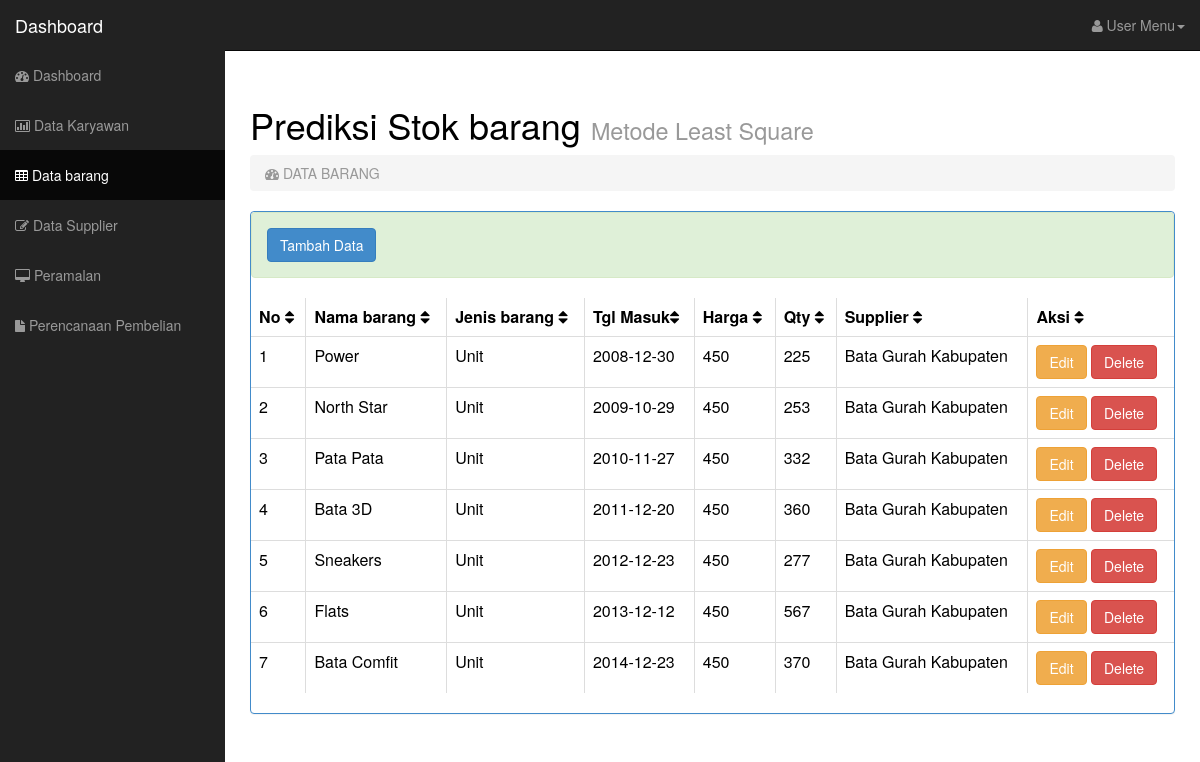
The page /dashboard.php?page=barang on the database its author committed.
### tables this page shows
CREATE TABLE IF NOT EXISTS `barang` (
  `id_barang` int(5) NOT NULL AUTO_INCREMENT,
  `nama` varchar(50) DEFAULT NULL,
  `jenis` varchar(40) DEFAULT NULL,
  `harga` int(15) DEFAULT NULL,
  `stok` int(10) DEFAULT NULL,
  `tanggal` date DEFAULT NULL,
  `id_supplier` int(5) DEFAULT NULL,
  PRIMARY KEY (`id_barang`),
  KEY `id_supplier` (`id_supplier`)
);

CREATE TABLE IF NOT EXISTS `supplier` (
  `id_supplier` int(5) NOT NULL AUTO_INCREMENT,
  `nama_supplier` varchar(50) DEFAULT NULL,
  `alamat` text,
  `kota` varchar(20) DEFAULT NULL,
  `telepon` int(11) DEFAULT NULL,
  PRIMARY KEY (`id_supplier`)
);

### barang.php (the view, shortened to what this page needs)
<?php
$query="SELECT barang.id_barang AS id, barang.nama AS nama, barang.jenis AS jenis, barang.tanggal AS tanggal, barang.harga AS harga, barang.stok AS stok, supplier.nama_supplier AS supplier  FROM barang, supplier WHERE barang.id_supplier=supplier.id_supplier";
$barang=mysqli_query($conn,$query) or die(mysqli_error($conn));
$row_barang=mysqli_fetch_assoc($barang);
?>
<div class="alert alert-success alert-dismissable">
<a href="?page=act_barang&act=tambah"><button type="button" class="btn btn-primary">Tambah Data</button></a>
</div>
<div class="table-responsive">
  <table class="table table-bordered table-hover tablesorter">
    <thead>
      <tr>
        <th>No <i class="fa fa-sort"></i></th>
        <th>Nama barang <i class="fa fa-sort"></i></th>
        <th>Jenis barang <i class="fa fa-sort"></i></th>
        <th>Tgl Masuk<i class="fa fa-sort"></i></th>
        <th>Harga <i class="fa fa-sort"></i></th>
        <th>Qty <i class="fa fa-sort"></i></th>
        <th>Supplier <i class="fa fa-sort"></i></th>
        <th>Aksi <i class="fa fa-sort"></i></th>
      </tr>
    </thead>
    <tbody>
    <?php
  $no=0;
   do { $no++;
  ?>
      <tr>
        <td><?php echo $no ?></td>
        <td><?php echo $row_barang['nama']; ?></td>
        <td><?php echo $row_barang['jenis']; ?></td>
        <td><?php echo $row_barang['tanggal']; ?></td>
        <td><?php echo $row_barang['harga']; ?></td>
        <td><?php echo $row_barang['stok']; ?></td>
        <td><?php echo $row_barang['supplier']; ?></td>
        <td><a href="?page=act_barang&id_barang=<?php echo $row_barang['id'];?>&act=edit">
          <button type="button" class="btn btn-warning">Edit</button>
        </a><a href="?page=act_barang&id_barang=<?php echo $row_barang['id'];?>&act=del" onclick="return confirm('Apakah Anda yakin menghapus data ini ?')">
          <button type="button" class="btn btn-danger">Delete</button>
        </a></td>
      </tr>
      <?php } while($row_barang=mysqli_fetch_assoc($barang));?>
    </tbody>
  </table>
</div>

### dashboard.php (shortened to what this page needs)
<!DOCTYPE html>
<html lang="en">
  <head>
    <link href="css/bootstrap.css" rel="stylesheet">
    <link href="css/sb-admin.css" rel="stylesheet">
    <link rel="stylesheet" href="font-awesome/css/font-awesome.min.css">
  </head>
  <body>
    <div id="wrapper">
      <nav class="navbar navbar-inverse navbar-fixed-top" role="navigation">
        <div class="navbar-header">
          <a class="navbar-brand" href="dashboard.php">Dashboard</a>
        </div>
        <div class="collapse navbar-collapse navbar-ex1-collapse">
          <ul class="nav navbar-nav side-nav">
            <li <?php if ((isset($_GET['page']))&&($_GET['page']=="welcome")) {echo "class=active";}?>><a href="?page=welcome"><i class="fa fa-dashboard"></i> Dashboard</a></li>
            <li <?php if ((isset($_GET['page']))&&($_GET['page']=="karyawan")) {echo "class=active";}?>><a href="?page=karyawan"><i class="fa fa-bar-chart-o"></i> Data Karyawan</a></li>
            <li <?php if ((isset($_GET['page']))&&($_GET['page']=="barang")) {echo "class=active";}?>><a href="?page=barang"><i class="fa fa-table"></i> Data barang</a></li>
            <li <?php if ((isset($_GET['page']))&&($_GET['page']=="supplier")) {echo "class=active";}?>><a href="?page=supplier"><i class="fa fa-edit"></i> Data Supplier</a></li>
            <li <?php if ((isset($_GET['page']))&&($_GET['page']=="peramalan")) {echo "class=active";}?>><a href="?page=peramalan"><i class="fa fa-desktop"></i> Peramalan</a></li>
            <li <?php if ((isset($_GET['page']))&&($_GET['page']=="pembelian")) {echo "class=active";}?>><a href="?page=pembelian"><i class="fa fa-file"></i> Perencanaan Pembelian</a></li>
         </ul>
          <ul class="nav navbar-nav navbar-right navbar-user">
           <li class="dropdown user-dropdown">
              <a href="#" class="dropdown-toggle" data-toggle="dropdown"><i class="fa fa-user"></i> User Menu<b class="caret"></b></a>
            </li>
          </ul>
        </div>
      </nav>
      <div id="page-wrapper">
        <div class="row">
          <div class="col-lg-12">
            <h1> Prediksi Stok barang <small> Metode Least Square</small></h1>
          </div>
        </div>
        <div class="row">
          <div class="col-lg-12">
            <ol class="breadcrumb">
              <li class="active"><i class="fa fa-dashboard"></i>
                <?php if (isset($_GET['page'])) {echo "DATA ".strtoupper($_GET['page']);} else {echo "Halaman Kosong";} ?>
              </li>
            </ol>
            <div class="panel panel-primary">
              <?php
			if (isset($_GET['page'])) {
				$get=htmlentities($_GET['page']);
				$page=$get.".php";
				$cek=strlen($page);
							if($cek<=0 || !file_exists($page) || empty($page)){
								echo "Halaman yang diminta tidak ada";
							}else{
								include ("$page");
								}
			}
			 else
			  {include ("welcome.php");}
			?>
            </div>
          </div>
        </div>
      </div>
    </div>
  </body>
</html>

### css/sb-admin.css (style rules this page uses)
body { margin-top: 50px; }
#wrapper { padding-left: 0; }
#page-wrapper { width: 100%; padding: 5px 15px; }
table.tablesorter thead { cursor: pointer; }
@media (min-width:768px) { #wrapper { padding-left: 225px; } }
@media (min-width:768px) { #page-wrapper { padding: 15px 25px; } }
@media (min-width:768px) { .side-nav { margin-left: -225px; left: 225px; width: 225px; position: fixed; top: 50px; height: 100%; border-radius: 0; border: none; background-color: #222222; overflow-y: auto; } }
@media (min-width:768px) { .side-nav>li>a { width: 225px; } }

### rows shown on the page
barang: nama "Power", jenis "Unit", tanggal "2008-12-30", harga "450", stok "225", id_supplier.nama_supplier "Bata Gurah Kabupaten"
barang: nama "North Star", jenis "Unit", tanggal "2009-10-29", harga "450", stok "253", id_supplier.nama_supplier "Bata Gurah Kabupaten"
barang: nama "Pata Pata", jenis "Unit", tanggal "2010-11-27", harga "450", stok "332", id_supplier.nama_supplier "Bata Gurah Kabupaten"
barang: nama "Bata 3D", jenis "Unit", tanggal "2011-12-20", harga "450", stok "360", id_supplier.nama_supplier "Bata Gurah Kabupaten"
barang: nama "Sneakers", jenis "Unit", tanggal "2012-12-23", harga "450", stok "277", id_supplier.nama_supplier "Bata Gurah Kabupaten"
barang: nama "Flats", jenis "Unit", tanggal "2013-12-12", harga "450", stok "567", id_supplier.nama_supplier "Bata Gurah Kabupaten"
barang: nama "Bata Comfit", jenis "Unit", tanggal "2014-12-23", harga "450", stok "370", id_supplier.nama_supplier "Bata Gurah Kabupaten"

### other values the page prints
$_GET['page'] "BARANG"
